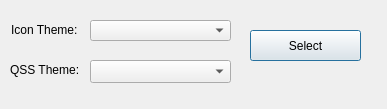
<?xml version="1.0" encoding="UTF-8"?>
<ui version="4.0">
 <class>selectStyles</class>
 <widget class="QDialog" name="selectStyles">
  <property name="geometry">
   <rect>
    <x>0</x>
    <y>0</y>
    <width>387</width>
    <height>109</height>
   </rect>
  </property>
  <property name="windowTitle">
   <string>selectStyles</string>
  </property>
  <widget class="QPushButton" name="pushButton">
   <property name="geometry">
    <rect>
     <x>250</x>
     <y>30</y>
     <width>111</width>
     <height>31</height>
    </rect>
   </property>
   <property name="text">
    <string>Select</string>
   </property>
   <property name="flat">
    <bool>false</bool>
   </property>
  </widget>
  <widget class="QComboBox" name="qssComboBox">
   <property name="geometry">
    <rect>
     <x>90</x>
     <y>20</y>
     <width>141</width>
     <height>21</height>
    </rect>
   </property>
  </widget>
  <widget class="QComboBox" name="iconsComboBox">
   <property name="geometry">
    <rect>
     <x>90</x>
     <y>60</y>
     <width>141</width>
     <height>23</height>
    </rect>
   </property>
  </widget>
  <widget class="QLabel" name="label">
   <property name="geometry">
    <rect>
     <x>11</x>
     <y>22</y>
     <width>80</width>
     <height>16</height>
    </rect>
   </property>
   <property name="text">
    <string>Icon Theme:</string>
   </property>
  </widget>
  <widget class="QLabel" name="label_2">
   <property name="geometry">
    <rect>
     <x>10</x>
     <y>60</y>
     <width>81</width>
     <height>20</height>
    </rect>
   </property>
   <property name="text">
    <string>QSS Theme:</string>
   </property>
  </widget>
 </widget>
 <resources/>
 <connections/>
</ui>
